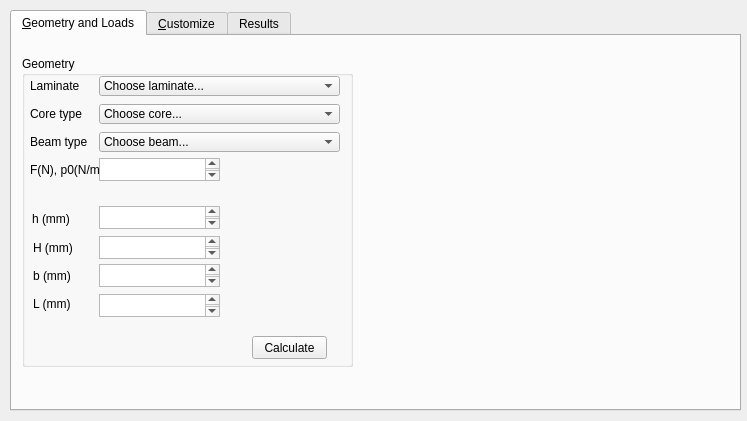
<?xml version="1.0" encoding="UTF-8"?>
<ui version="4.0">
 <class>Widget</class>
 <widget class="QWidget" name="Widget">
  <property name="geometry">
   <rect>
    <x>0</x>
    <y>0</y>
    <width>747</width>
    <height>421</height>
   </rect>
  </property>
  <property name="windowTitle">
   <string>Sancomp v1.1</string>
  </property>
  <widget class="QTabWidget" name="tabWidget">
   <property name="geometry">
    <rect>
     <x>10</x>
     <y>10</y>
     <width>731</width>
     <height>401</height>
    </rect>
   </property>
   <property name="currentIndex">
    <number>0</number>
   </property>
   <widget class="QWidget" name="tabWidgetPage1">
    <attribute name="title">
     <string>&amp;Geometry and Loads</string>
    </attribute>
    <widget class="QGroupBox" name="groupBox_8">
     <property name="geometry">
      <rect>
       <x>10</x>
       <y>20</y>
       <width>331</width>
       <height>311</height>
      </rect>
     </property>
     <property name="title">
      <string>Geometry</string>
     </property>
     <widget class="QComboBox" name="cb_laminate">
      <property name="geometry">
       <rect>
        <x>77</x>
        <y>20</y>
        <width>241</width>
        <height>20</height>
       </rect>
      </property>
      <item>
       <property name="text">
        <string>Choose laminate...</string>
       </property>
      </item>
     </widget>
     <widget class="QLabel" name="label">
      <property name="enabled">
       <bool>true</bool>
      </property>
      <property name="geometry">
       <rect>
        <x>8</x>
        <y>20</y>
        <width>86</width>
        <height>20</height>
       </rect>
      </property>
      <property name="text">
       <string>Laminate</string>
      </property>
     </widget>
     <widget class="QLabel" name="label_3">
      <property name="geometry">
       <rect>
        <x>8</x>
        <y>76</y>
        <width>86</width>
        <height>20</height>
       </rect>
      </property>
      <property name="text">
       <string>Beam type</string>
      </property>
     </widget>
     <widget class="QComboBox" name="cb_beam">
      <property name="geometry">
       <rect>
        <x>77</x>
        <y>76</y>
        <width>241</width>
        <height>20</height>
       </rect>
      </property>
      <item>
       <property name="text">
        <string>Choose beam...</string>
       </property>
      </item>
      <item>
       <property name="text">
        <string>Simple-Simple / Point</string>
       </property>
      </item>
      <item>
       <property name="text">
        <string>Simple-Simple / Uniform</string>
       </property>
      </item>
      <item>
       <property name="text">
        <string>Free-Fixed / Point</string>
       </property>
      </item>
      <item>
       <property name="text">
        <string>Free-Fixed / Uniform</string>
       </property>
      </item>
      <item>
       <property name="text">
        <string>Fixed-Fixed / Point</string>
       </property>
      </item>
      <item>
       <property name="text">
        <string>Fixed-Fixed / Uniform</string>
       </property>
      </item>
     </widget>
     <widget class="QComboBox" name="cb_core">
      <property name="geometry">
       <rect>
        <x>77</x>
        <y>48</y>
        <width>241</width>
        <height>20</height>
       </rect>
      </property>
      <item>
       <property name="text">
        <string>Choose core...</string>
       </property>
      </item>
     </widget>
     <widget class="QLabel" name="label_2">
      <property name="geometry">
       <rect>
        <x>8</x>
        <y>48</y>
        <width>86</width>
        <height>20</height>
       </rect>
      </property>
      <property name="text">
       <string>Core type</string>
      </property>
     </widget>
     <widget class="QLabel" name="label_4">
      <property name="geometry">
       <rect>
        <x>8</x>
        <y>104</y>
        <width>71</width>
        <height>20</height>
       </rect>
      </property>
      <property name="text">
       <string>F(N), p0(N/m)</string>
      </property>
     </widget>
     <widget class="QLabel" name="pic_sandwich">
      <property name="geometry">
       <rect>
        <x>203</x>
        <y>150</y>
        <width>121</width>
        <height>111</height>
       </rect>
      </property>
      <property name="text">
       <string/>
      </property>
      <property name="pixmap">
       <pixmap>image/sec2.png</pixmap>
      </property>
      <property name="alignment">
       <set>Qt::AlignCenter</set>
      </property>
     </widget>
     <widget class="QLabel" name="label_19">
      <property name="geometry">
       <rect>
        <x>11</x>
        <y>238</y>
        <width>61</width>
        <height>20</height>
       </rect>
      </property>
      <property name="text">
       <string>L (mm)</string>
      </property>
     </widget>
     <widget class="QLabel" name="label_18">
      <property name="geometry">
       <rect>
        <x>11</x>
        <y>210</y>
        <width>61</width>
        <height>20</height>
       </rect>
      </property>
      <property name="text">
       <string>b (mm)</string>
      </property>
     </widget>
     <widget class="QLabel" name="label_17">
      <property name="geometry">
       <rect>
        <x>11</x>
        <y>182</y>
        <width>61</width>
        <height>20</height>
       </rect>
      </property>
      <property name="text">
       <string>H (mm)</string>
      </property>
     </widget>
     <widget class="QPushButton" name="calcular_g">
      <property name="geometry">
       <rect>
        <x>230</x>
        <y>280</y>
        <width>75</width>
        <height>23</height>
       </rect>
      </property>
      <property name="text">
       <string>Calculate</string>
      </property>
     </widget>
     <widget class="QLabel" name="label_33">
      <property name="geometry">
       <rect>
        <x>10</x>
        <y>153</y>
        <width>61</width>
        <height>20</height>
       </rect>
      </property>
      <property name="text">
       <string>h (mm)</string>
      </property>
     </widget>
    </widget>
    <widget class="QLabel" name="pic_beam">
     <property name="geometry">
      <rect>
       <x>359</x>
       <y>50</y>
       <width>350</width>
       <height>250</height>
      </rect>
     </property>
     <property name="text">
      <string/>
     </property>
     <property name="alignment">
      <set>Qt::AlignCenter</set>
     </property>
    </widget>
    <widget class="QTextEdit" name="load">
     <property name="geometry">
      <rect>
       <x>87</x>
       <y>122</y>
       <width>121</width>
       <height>23</height>
      </rect>
     </property>
     <property name="tabChangesFocus">
      <bool>true</bool>
     </property>
    </widget>
    <widget class="QTextEdit" name="h">
     <property name="geometry">
      <rect>
       <x>87</x>
       <y>170</y>
       <width>121</width>
       <height>23</height>
      </rect>
     </property>
     <property name="tabChangesFocus">
      <bool>true</bool>
     </property>
    </widget>
    <widget class="QTextEdit" name="H">
     <property name="geometry">
      <rect>
       <x>87</x>
       <y>200</y>
       <width>121</width>
       <height>23</height>
      </rect>
     </property>
     <property name="tabChangesFocus">
      <bool>true</bool>
     </property>
    </widget>
    <widget class="QTextEdit" name="b">
     <property name="geometry">
      <rect>
       <x>87</x>
       <y>228</y>
       <width>121</width>
       <height>23</height>
      </rect>
     </property>
     <property name="tabChangesFocus">
      <bool>true</bool>
     </property>
    </widget>
    <widget class="QTextEdit" name="l">
     <property name="geometry">
      <rect>
       <x>87</x>
       <y>258</y>
       <width>121</width>
       <height>23</height>
      </rect>
     </property>
     <property name="tabChangesFocus">
      <bool>true</bool>
     </property>
    </widget>
    <widget class="QLabel" name="message">
     <property name="geometry">
      <rect>
       <x>360</x>
       <y>30</y>
       <width>351</width>
       <height>31</height>
      </rect>
     </property>
     <property name="mouseTracking">
      <bool>false</bool>
     </property>
     <property name="text">
      <string/>
     </property>
     <property name="textFormat">
      <enum>Qt::RichText</enum>
     </property>
    </widget>
   </widget>
   <widget class="QWidget" name="tab">
    <attribute name="title">
     <string>&amp;Customize</string>
    </attribute>
    <widget class="QGroupBox" name="groupBox_11">
     <property name="geometry">
      <rect>
       <x>10</x>
       <y>15</y>
       <width>321</width>
       <height>310</height>
      </rect>
     </property>
     <property name="title">
      <string>Laminate</string>
     </property>
     <widget class="QPushButton" name="calcular_f">
      <property name="geometry">
       <rect>
        <x>230</x>
        <y>270</y>
        <width>75</width>
        <height>23</height>
       </rect>
      </property>
      <property name="text">
       <string>Save</string>
      </property>
     </widget>
     <widget class="QLabel" name="label_9">
      <property name="enabled">
       <bool>true</bool>
      </property>
      <property name="geometry">
       <rect>
        <x>10</x>
        <y>30</y>
        <width>133</width>
        <height>13</height>
       </rect>
      </property>
      <property name="text">
       <string>Name</string>
      </property>
     </widget>
     <widget class="QLabel" name="label_11">
      <property name="geometry">
       <rect>
        <x>10</x>
        <y>75</y>
        <width>133</width>
        <height>13</height>
       </rect>
      </property>
      <property name="text">
       <string>Young's Modulus (MPa)</string>
      </property>
     </widget>
     <widget class="QLabel" name="label_10">
      <property name="geometry">
       <rect>
        <x>10</x>
        <y>120</y>
        <width>133</width>
        <height>13</height>
       </rect>
      </property>
      <property name="text">
       <string>Poisson's ratio</string>
      </property>
     </widget>
     <widget class="QLabel" name="label_13">
      <property name="enabled">
       <bool>true</bool>
      </property>
      <property name="geometry">
       <rect>
        <x>181</x>
        <y>75</y>
        <width>133</width>
        <height>13</height>
       </rect>
      </property>
      <property name="text">
       <string>Shear Modulus (MPa)</string>
      </property>
     </widget>
     <widget class="QLabel" name="label_14">
      <property name="geometry">
       <rect>
        <x>180</x>
        <y>31</y>
        <width>133</width>
        <height>13</height>
       </rect>
      </property>
      <property name="text">
       <string>Density (Kg/m³)</string>
      </property>
     </widget>
     <widget class="QTextEdit" name="ex">
      <property name="geometry">
       <rect>
        <x>11</x>
        <y>92</y>
        <width>121</width>
        <height>23</height>
       </rect>
      </property>
      <property name="tabChangesFocus">
       <bool>true</bool>
      </property>
     </widget>
     <widget class="QTextEdit" name="name">
      <property name="geometry">
       <rect>
        <x>10</x>
        <y>47</y>
        <width>121</width>
        <height>23</height>
       </rect>
      </property>
      <property name="mouseTracking">
       <bool>false</bool>
      </property>
      <property name="tabChangesFocus">
       <bool>true</bool>
      </property>
     </widget>
     <widget class="QTextEdit" name="gxy">
      <property name="geometry">
       <rect>
        <x>180</x>
        <y>92</y>
        <width>121</width>
        <height>23</height>
       </rect>
      </property>
      <property name="tabChangesFocus">
       <bool>true</bool>
      </property>
     </widget>
     <widget class="QTextEdit" name="density_f">
      <property name="geometry">
       <rect>
        <x>180</x>
        <y>48</y>
        <width>121</width>
        <height>23</height>
       </rect>
      </property>
      <property name="tabChangesFocus">
       <bool>true</bool>
      </property>
     </widget>
     <widget class="QTextEdit" name="vxy">
      <property name="geometry">
       <rect>
        <x>10</x>
        <y>138</y>
        <width>121</width>
        <height>23</height>
       </rect>
      </property>
      <property name="tabChangesFocus">
       <bool>true</bool>
      </property>
     </widget>
     <widget class="QLabel" name="label_12">
      <property name="geometry">
       <rect>
        <x>181</x>
        <y>121</y>
        <width>133</width>
        <height>13</height>
       </rect>
      </property>
      <property name="text">
       <string>Ult. Shear Strenght (MPa)</string>
      </property>
     </widget>
     <widget class="QTextEdit" name="shear_st">
      <property name="geometry">
       <rect>
        <x>181</x>
        <y>139</y>
        <width>121</width>
        <height>23</height>
       </rect>
      </property>
      <property name="tabChangesFocus">
       <bool>true</bool>
      </property>
     </widget>
     <widget class="QTextEdit" name="tensile_st">
      <property name="geometry">
       <rect>
        <x>10</x>
        <y>185</y>
        <width>121</width>
        <height>23</height>
       </rect>
      </property>
      <property name="tabChangesFocus">
       <bool>true</bool>
      </property>
     </widget>
     <widget class="QLabel" name="label_15">
      <property name="geometry">
       <rect>
        <x>10</x>
        <y>167</y>
        <width>133</width>
        <height>13</height>
       </rect>
      </property>
      <property name="text">
       <string>Ult. Tensile Strenght (MPa)</string>
      </property>
     </widget>
     <widget class="QTextEdit" name="compressive_st">
      <property name="geometry">
       <rect>
        <x>181</x>
        <y>186</y>
        <width>121</width>
        <height>23</height>
       </rect>
      </property>
      <property name="tabChangesFocus">
       <bool>true</bool>
      </property>
     </widget>
     <widget class="QLabel" name="label_16">
      <property name="geometry">
       <rect>
        <x>181</x>
        <y>168</y>
        <width>133</width>
        <height>13</height>
       </rect>
      </property>
      <property name="text">
       <string>Ult. Compr. Strenght (MPa)</string>
      </property>
     </widget>
     <widget class="QLabel" name="lami_msg">
      <property name="geometry">
       <rect>
        <x>10</x>
        <y>220</y>
        <width>291</width>
        <height>16</height>
       </rect>
      </property>
      <property name="text">
       <string/>
      </property>
     </widget>
    </widget>
    <widget class="QGroupBox" name="groupBox_12">
     <property name="geometry">
      <rect>
       <x>391</x>
       <y>15</y>
       <width>321</width>
       <height>310</height>
      </rect>
     </property>
     <property name="title">
      <string>Core</string>
     </property>
     <widget class="QPushButton" name="calcular_c">
      <property name="geometry">
       <rect>
        <x>230</x>
        <y>270</y>
        <width>75</width>
        <height>23</height>
       </rect>
      </property>
      <property name="text">
       <string>Save</string>
      </property>
     </widget>
     <widget class="QLabel" name="label_20">
      <property name="enabled">
       <bool>true</bool>
      </property>
      <property name="geometry">
       <rect>
        <x>10</x>
        <y>30</y>
        <width>133</width>
        <height>13</height>
       </rect>
      </property>
      <property name="text">
       <string>Name</string>
      </property>
     </widget>
     <widget class="QLabel" name="label_21">
      <property name="geometry">
       <rect>
        <x>10</x>
        <y>75</y>
        <width>133</width>
        <height>13</height>
       </rect>
      </property>
      <property name="text">
       <string>Young's Modulus (MPa)</string>
      </property>
     </widget>
     <widget class="QLabel" name="label_23">
      <property name="enabled">
       <bool>true</bool>
      </property>
      <property name="geometry">
       <rect>
        <x>180</x>
        <y>31</y>
        <width>133</width>
        <height>13</height>
       </rect>
      </property>
      <property name="text">
       <string>Density (Kg/m³)</string>
      </property>
     </widget>
     <widget class="QTextEdit" name="core_ex">
      <property name="geometry">
       <rect>
        <x>11</x>
        <y>92</y>
        <width>121</width>
        <height>23</height>
       </rect>
      </property>
      <property name="tabChangesFocus">
       <bool>true</bool>
      </property>
     </widget>
     <widget class="QTextEdit" name="core_name">
      <property name="geometry">
       <rect>
        <x>10</x>
        <y>47</y>
        <width>121</width>
        <height>23</height>
       </rect>
      </property>
      <property name="mouseTracking">
       <bool>false</bool>
      </property>
      <property name="tabChangesFocus">
       <bool>true</bool>
      </property>
     </widget>
     <widget class="QTextEdit" name="density_c">
      <property name="geometry">
       <rect>
        <x>179</x>
        <y>48</y>
        <width>121</width>
        <height>23</height>
       </rect>
      </property>
      <property name="tabChangesFocus">
       <bool>true</bool>
      </property>
     </widget>
     <widget class="QLabel" name="core_msg">
      <property name="geometry">
       <rect>
        <x>10</x>
        <y>220</y>
        <width>291</width>
        <height>16</height>
       </rect>
      </property>
      <property name="text">
       <string/>
      </property>
     </widget>
     <widget class="QTextEdit" name="core_ex_2">
      <property name="geometry">
       <rect>
        <x>180</x>
        <y>91</y>
        <width>121</width>
        <height>23</height>
       </rect>
      </property>
      <property name="tabChangesFocus">
       <bool>true</bool>
      </property>
     </widget>
     <widget class="QLabel" name="label_22">
      <property name="geometry">
       <rect>
        <x>179</x>
        <y>74</y>
        <width>133</width>
        <height>13</height>
       </rect>
      </property>
      <property name="text">
       <string>Ult. Shear Strenght (MPa)</string>
      </property>
     </widget>
     <widget class="QTextEdit" name="core_ex_3">
      <property name="geometry">
       <rect>
        <x>180</x>
        <y>136</y>
        <width>121</width>
        <height>23</height>
       </rect>
      </property>
      <property name="tabChangesFocus">
       <bool>true</bool>
      </property>
     </widget>
     <widget class="QLabel" name="label_24">
      <property name="geometry">
       <rect>
        <x>179</x>
        <y>119</y>
        <width>133</width>
        <height>13</height>
       </rect>
      </property>
      <property name="text">
       <string>Ult. Compr. Strenght (MPa)</string>
      </property>
     </widget>
     <widget class="QTextEdit" name="core_ex_4">
      <property name="geometry">
       <rect>
        <x>11</x>
        <y>137</y>
        <width>121</width>
        <height>23</height>
       </rect>
      </property>
      <property name="tabChangesFocus">
       <bool>true</bool>
      </property>
     </widget>
     <widget class="QLabel" name="label_25">
      <property name="geometry">
       <rect>
        <x>10</x>
        <y>120</y>
        <width>133</width>
        <height>13</height>
       </rect>
      </property>
      <property name="text">
       <string>Ult. Tensile Strenght (MPa)</string>
      </property>
     </widget>
    </widget>
    <widget class="QPushButton" name="pushButton">
     <property name="geometry">
      <rect>
       <x>576</x>
       <y>340</y>
       <width>121</width>
       <height>23</height>
      </rect>
     </property>
     <property name="text">
      <string>Abrir Mech-GComp</string>
     </property>
    </widget>
   </widget>
   <widget class="QWidget" name="tab_2">
    <attribute name="title">
     <string>Results</string>
    </attribute>
    <widget class="QLabel" name="resultado">
     <property name="geometry">
      <rect>
       <x>380</x>
       <y>50</y>
       <width>331</width>
       <height>261</height>
      </rect>
     </property>
     <property name="text">
      <string/>
     </property>
    </widget>
    <widget class="QPushButton" name="save">
     <property name="geometry">
      <rect>
       <x>650</x>
       <y>320</y>
       <width>75</width>
       <height>23</height>
      </rect>
     </property>
     <property name="text">
      <string>Export</string>
     </property>
    </widget>
    <widget class="QPushButton" name="help">
     <property name="geometry">
      <rect>
       <x>650</x>
       <y>350</y>
       <width>75</width>
       <height>23</height>
      </rect>
     </property>
     <property name="text">
      <string>Open Help</string>
     </property>
    </widget>
    <widget class="QLabel" name="resultado_2">
     <property name="geometry">
      <rect>
       <x>10</x>
       <y>50</y>
       <width>331</width>
       <height>261</height>
      </rect>
     </property>
     <property name="text">
      <string/>
     </property>
    </widget>
    <widget class="QLabel" name="label_5">
     <property name="geometry">
      <rect>
       <x>10</x>
       <y>10</y>
       <width>111</width>
       <height>31</height>
      </rect>
     </property>
     <property name="text">
      <string>INPUTS</string>
     </property>
    </widget>
    <widget class="QLabel" name="label_6">
     <property name="geometry">
      <rect>
       <x>380</x>
       <y>20</y>
       <width>47</width>
       <height>13</height>
      </rect>
     </property>
     <property name="text">
      <string>OUTPUTS</string>
     </property>
    </widget>
    <widget class="QLabel" name="fs_msg">
     <property name="geometry">
      <rect>
       <x>440</x>
       <y>18</y>
       <width>151</width>
       <height>16</height>
      </rect>
     </property>
     <property name="text">
      <string/>
     </property>
    </widget>
   </widget>
  </widget>
 </widget>
 <layoutdefault spacing="6" margin="11"/>
 <tabstops>
  <tabstop>tabWidget</tabstop>
  <tabstop>name</tabstop>
  <tabstop>gxy</tabstop>
  <tabstop>ex</tabstop>
  <tabstop>density_f</tabstop>
  <tabstop>vxy</tabstop>
  <tabstop>shear_st</tabstop>
  <tabstop>tensile_st</tabstop>
  <tabstop>compressive_st</tabstop>
  <tabstop>calcular_f</tabstop>
  <tabstop>core_name</tabstop>
  <tabstop>density_c</tabstop>
  <tabstop>core_ex</tabstop>
  <tabstop>calcular_c</tabstop>
  <tabstop>cb_laminate</tabstop>
  <tabstop>cb_core</tabstop>
  <tabstop>cb_beam</tabstop>
  <tabstop>load</tabstop>
  <tabstop>h</tabstop>
  <tabstop>H</tabstop>
  <tabstop>b</tabstop>
  <tabstop>l</tabstop>
  <tabstop>calcular_g</tabstop>
  <tabstop>save</tabstop>
  <tabstop>help</tabstop>
 </tabstops>
 <resources/>
 <connections/>
</ui>
